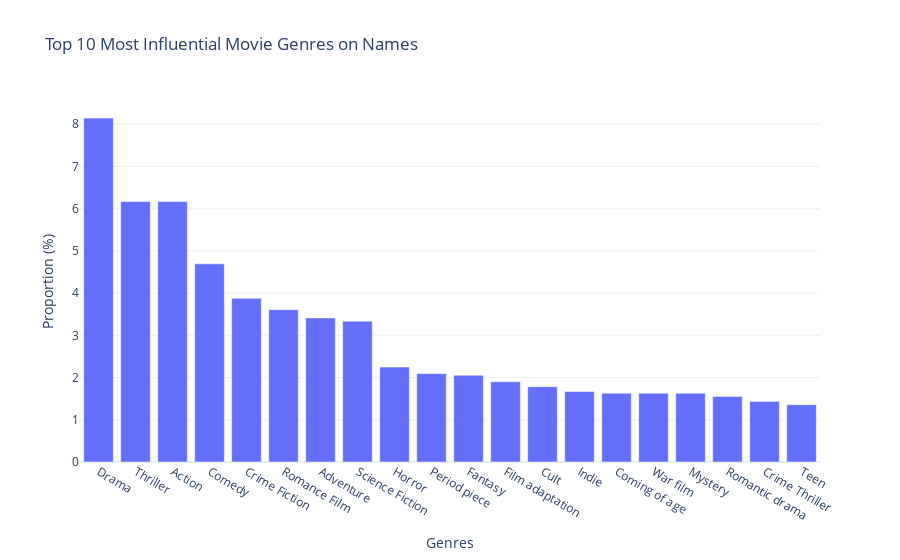

Notebook source saved alongside this figure:
### Code cell
# visusalisation

# viauslization 
def plot_top_genres(genre_influence, metric):
    """
    Create a bar chart for the top N genres and save it as an HTML file.
    """
    fig = px.bar(
        genre_influence,
        x='Genres',
        y=metric,
        title='Top 10 Most Influential Movie Genres on Names',
        labels={'Mean Difference': 'Total Influence Score'},
        template='plotly_white'
    )

    fig.show()

    
plot_top_genres(top_genres_proportion, metric = 'Proportion (%)')

### Figure 1 — Plotly figure (JSON) as saved in the notebook; plotly's stock layout.template omitted (floating-point values rounded to 4 significant figures)
{"data": [{"alignmentgroup": "True", "hovertemplate": "Genres=%{x}<br>Proportion (%)=%{y}<extra></extra>", "legendgroup": "", "marker": {"color": "#636efa", "pattern": {"shape": ""}}, "name": "", "offsetgroup": "", "orientation": "v", "showlegend": false, "textposition": "auto", "type": "bar", "x": ["Drama", "Thriller", "Action", "Comedy", "Crime Fiction", "Romance Film", "Adventure", "Science Fiction", "Horror", "Period piece", "Fantasy", "Film adaptation", "Cult", "Indie", "Coming of age", "War film", "Mystery", "Romantic drama", "Crime Thriller", "Teen"], "xaxis": "x", "y": [8.146, 6.168, 6.168, 4.694, 3.879, 3.607, 3.413, 3.336, 2.25, 2.095, 2.056, 1.901, 1.784, 1.668, 1.629, 1.629, 1.629, 1.552, 1.435, 1.358], "yaxis": "y"}], "layout": {"barmode": "relative", "legend": {"tracegroupgap": 0}, "title": {"text": "Top 10 Most Influential Movie Genres on Names"}, "xaxis": {"anchor": "y", "domain": [0, 1], "title": {"text": "Genres"}}, "yaxis": {"anchor": "x", "domain": [0, 1], "title": {"text": "Proportion (%)"}}}}
